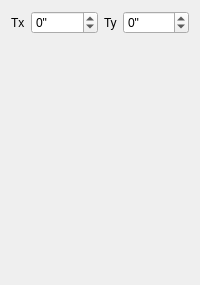
          <widget class="QWidget" name="pageMoveHelioprojectiveRadial">
           <layout class="QVBoxLayout" name="verticalLayout_10">
            <item>
             <layout class="QHBoxLayout" name="horizontalLayout_3">
              <item>
               <widget class="QLabel" name="label_42">
                <property name="text">
                 <string>Tx</string>
                </property>
               </widget>
              </item>
              <item>
               <widget class="QSpinBox" name="spinMoveHelioProjectiveRadialTx">
                <property name="sizePolicy">
                 <sizepolicy hsizetype="Expanding" vsizetype="Fixed">
                  <horstretch>0</horstretch>
                  <verstretch>0</verstretch>
                 </sizepolicy>
                </property>
                <property name="suffix">
                 <string>&quot;</string>
                </property>
                <property name="prefix">
                 <string/>
                </property>
                <property name="minimum">
                 <number>-9999</number>
                </property>
                <property name="maximum">
                 <number>9999</number>
                </property>
               </widget>
              </item>
              <item>
               <widget class="QLabel" name="label_41">
                <property name="text">
                 <string>Ty</string>
                </property>
               </widget>
              </item>
              <item>
               <widget class="QSpinBox" name="spinMoveHelioProjectiveRadialTy">
                <property name="sizePolicy">
                 <sizepolicy hsizetype="Expanding" vsizetype="Fixed">
                  <horstretch>0</horstretch>
                  <verstretch>0</verstretch>
                 </sizepolicy>
                </property>
                <property name="suffix">
                 <string>&quot;</string>
                </property>
                <property name="minimum">
                 <number>-9999</number>
                </property>
                <property name="maximum">
                 <number>9999</number>
                </property>
               </widget>
              </item>
             </layout>
            </item>
            <item>
             <spacer name="verticalSpacer_7">
              <property name="orientation">
               <enum>Qt::Vertical</enum>
              </property>
              <property name="sizeHint" stdset="0">
               <size>
                <width>20</width>
                <height>240</height>
               </size>
              </property>
             </spacer>
            </item>
           </layout>
          </widget>
